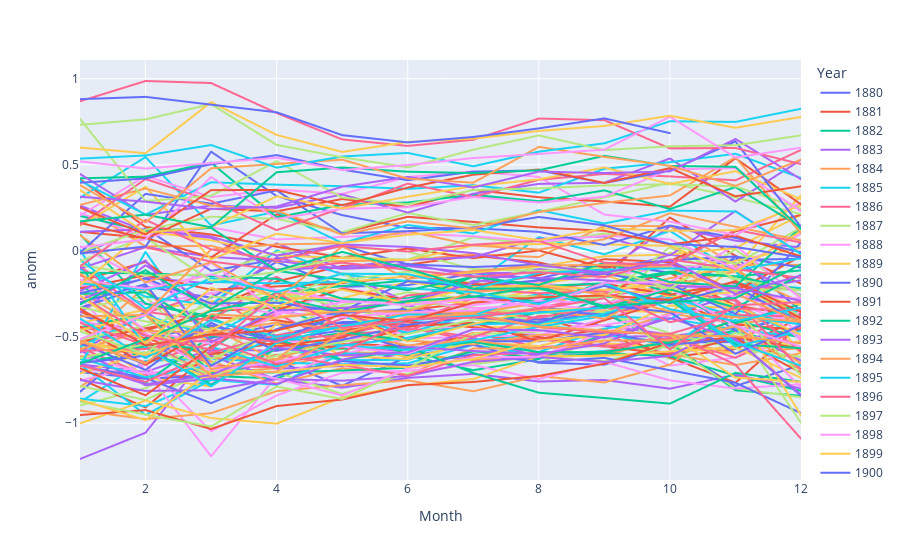

Notebook cell for this chart:
### Code cell
import plotly.express as px

fig = px.line(df_each_year, x="Month", y="anom",
              color="Year")
fig.show()
